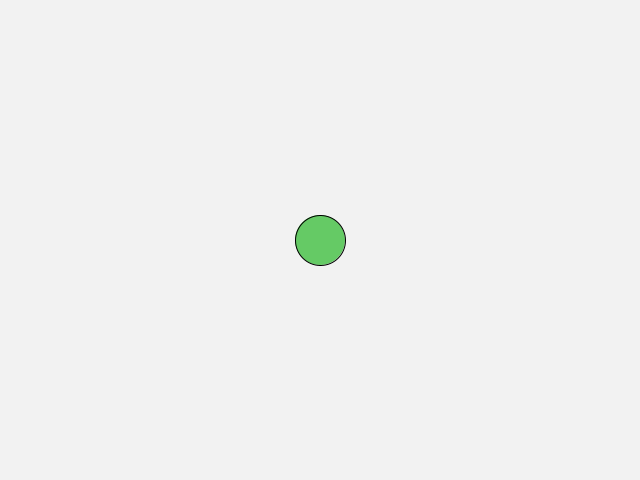
Frame 1 (no input)
Frame 2 (the mouse pressed at the canvas centre, redrawn once): identical to frame 1, image omitted

The Processing sketch that drew this single still picture (run headless with seeded random() and noise(); the mouse was pressed at the canvas centre and the sketch redrawn once):

// Processing sketch: homework_02
// ── homework_02.pde
float xPos;
float yPos;
float xLimit;
float yLimit;
float speed = 0;
float accel = 0.1;

void setup() {
  size(640, 480);
  frameRate(20);
  noLoop();
  
  xPos = width/2;
  yPos = height/2;
  
  xLimit = width - 25;
  yLimit = height - 25;
}

void draw() {
  background(242);
  
  fill(101, 202, 101);
  ellipse(xPos, yPos, 50, 50);
  
  if (yPos < yLimit && xPos < xLimit) {
    xPos += speed;
    yPos += speed;
    speed += accel;
    println(xPos, yPos);
  }
  if (yPos > yLimit) {
    xPos += speed;
    yPos -= speed;
    speed += accel;
    println(xPos, yPos);
  }
  
  if (xPos > xLimit) {
    xPos -= speed;
    yPos -= speed;
    speed += accel;
    println(xPos, yPos);
  }
}

void mouseClicked() {
  loop();
}
